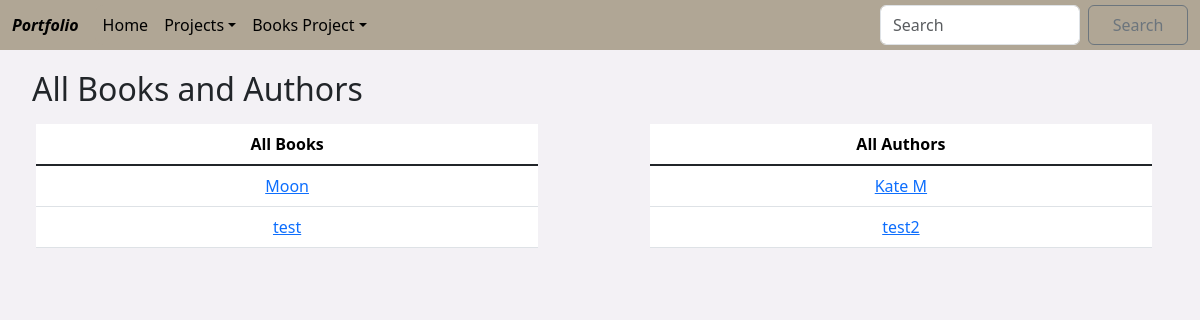
Before: /django_projects/books_project/all_books_and_authors with the older database file.
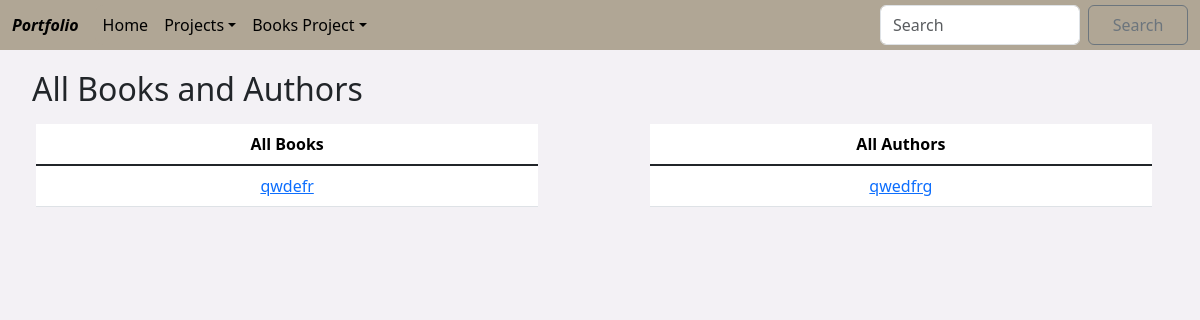
After: the same page with the newer database file.
### app/models.py (models this page shows)
class Book(models.Model):
    title = models.CharField(max_length=200)
    author = models.ForeignKey(Author, on_delete=models.CASCADE)
    genre = models.CharField(max_length=200)
    description = models.TextField(max_length=1000, null=True, blank=True)
    pages = models.IntegerField(null=True, blank=True)
    def __str__(self):
        return self.title

class Author(models.Model):
    full_name = models.CharField(max_length=200, unique=True)
    age = models.IntegerField(null=True, blank=True)
    languages = models.CharField(max_length=200, null=True, blank=True)
    def __str__(self):
        return self.full_name

### app/views.py (the view)
# urls.py: path('django_projects/books_project/all_books_and_authors', views.all_books_and_authors, name='all_books_and_authors'),
def all_books_and_authors(request):
    all_books = Book.objects.all()
    all_authors = Author.objects.all()
    return render(request, 'django_projects/books_project/all_books_and_authors.html', {'all_books': all_books, 'all_authors': all_authors})

### app/templates/django_projects/books_project/all_books_and_authors.html (shortened to what this page needs)
{% extends 'base_books.html' %}
{% block inner_content %}
<div class="container-fluid custom-content">
  <h2>All Books and Authors</h2>
  <div class="container mt-3" style="margin: 0px; width: 100%;">
    <table class="table table-hover" style="float: left; width: 45%; margin-right: 5px;">
      <thead>
        <tr style="text-align: center;">
          <th>All Books</th>
        </tr>
      </thead>
      <tbody class="table-group-divider">
        {% for book in all_books %}
        <tr style="text-align: center;">
          <td><a href="{% url 'book_details' book.id %}">{{ book }}</a></td>
        </tr>
        {% endfor %}
      </tbody>
    </table>
    <table class="table table-hover" style="float: right; width: 45%; margin-left: 5px;">
      <thead>
        <tr style="text-align: center;">
          <th>All Authors</th>
        </tr>
      </thead>
      <tbody class="table-group-divider">
        {% for author in all_authors %}
        <tr style="text-align: center;">
          <td><a href="{% url 'author_details' author.id %}">{{ author }}</a></td>
        </tr>
        {% endfor %}
      </tbody>
    </table>
  </div>
</div>
{% endblock %}

### app/templates/base_books.html (shortened to what this page needs)
<!DOCTYPE html>
{% load static %}
{% include 'partials/navbar_books.html' %}
<html lang="en">
<head>
    <link href="https://cdn.jsdelivr.net/npm/bootstrap@5.3.3/dist/css/bootstrap.min.css" rel="stylesheet">
    <link href="https://getbootstrap.com/docs/5.3/assets/css/docs.css" rel="stylesheet">
</head>
<body style="background-color: #F3F1F5; width: 100%;">
    {% block content %}
    <div class="container-fluid custom-content">
        {% block inner_content %}
        {% endblock %}
    </div>
    {% endblock %}
</body>
</html>

### app/templates/partials/navbar_books.html (shortened to what this page needs)
<nav class="navbar navbar-expand-md">
  <div class="container-fluid">
    <a class="navbar-brand"><strong><i>Portfolio</i></strong></a>
    <div class="collapse navbar-collapse" id="navbarSupportedContent">
      <ul class="navbar-nav me-auto mb-2 mb-lg-0">
        <li class="nav-item">
          <a class="nav-link active" aria-current="page" href="/">Home</a>
        </li>
        <li class="nav-item dropdown">
          <a class="nav-link dropdown-toggle" href="#" role="button" data-bs-toggle="dropdown" aria-expanded="false">
            Projects
          </a>
        </li>
        <li class="nav-item dropdown">
            <a class="nav-link dropdown-toggle" href="#" role="button" data-bs-toggle="dropdown" aria-expanded="false">
              Books Project
            </a>
          </li>
        </ul>
        <form class="d-flex" role="search" method="GET" action="{% url 'search' %}">
          <input class="form-control me-2" type="search" placeholder="Search" aria-label="Search" name="q" style="height: 40px; width: 200px;">
          <button class="btn btn-outline-secondary" type="submit" style="height: 40px; width: 100px;">Search</button>
        </form>
    </div>
  </div>
</nav>

### app/templates/partials/navbar_books.html (style rules this page uses)
.navbar { background-color: #B0A695; top: 0; z-index: 1000; position: fixed; width: 100%; height: 50px; left: 0; right: 0; top: 0; bottom: 0; }
.navbar-brand, .nav-link { color: black; display: flex !important; align-items: center !important; justify-content: center !important; height: 100%; }
.navbar-collapse { background-color: #B0A695; border-radius: 0.5rem; }
.navbar a { font-size: medium; }
.navbar .nav-link { color: black !important; padding-right: 10px; display: flex; align-items: center; }
.navbar .dropdown-toggle { padding-right: 5px; }
.d-flex { align-items: center !important; justify-content: center !important; }

### app/templates/base_books.html (style rules this page uses)
.custom-content { padding-top: 0px; margin-top: -40px; }
h2 { margin-left: 0.5rem; margin-right: 0.5rem; margin-top: 0.5rem; margin-bottom: 0.5rem; }

Changed rows visible on the page:
removed Book: title "Moon"
removed Book: title "test"
removed Author: full_name "Kate M"
removed Author: full_name "test2"
added Book: title "qwdefr"
added Author: full_name "qwedfrg"
